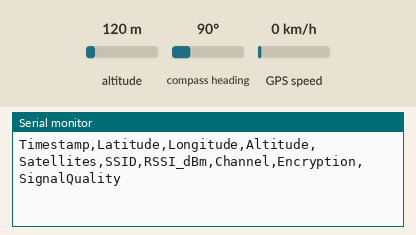
Bench run of a sketch on a simulated ESP32-C6. Shown: the last lines printed to the serial monitor. The inputs (shaded band) are chosen by the test bench; at power-on: altitude 120 m, compass heading 90°, GPS speed 0 km/h. A WiFi scan finds three made-up networks; the GPS gets a fix after 3 s at 37.7749, -122.4194 with 8 satellites.

Above: at 1.3 s.
1.4 s: altitude set to 20 m
At 3.1 s:
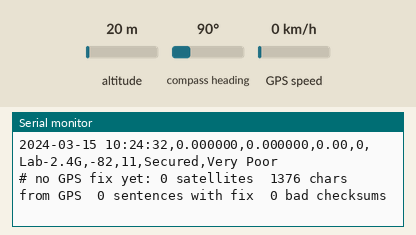
3.6 s: altitude set to 250 m
At 5.2 s:
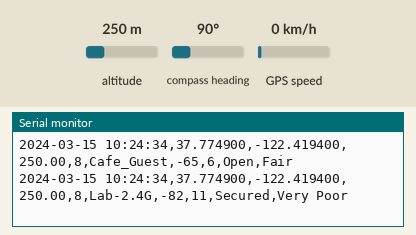

Measured:
- after the input at 1.4 s, the serial monitor: prints a new line after 0.73 s (image 1)
- after the input at 3.6 s, the serial monitor: prints a new line after 0.54 s (image 2)

The sketch:

wifi_gps_logger.ino
```cpp
/*
 * wifi_gps_logger.ino - board side of the WiFi strength mapper.
 *
 * Seeed XIAO ESP32-C6 + NEO-6M-compatible GPS on Serial1 (D7 = RX, D6 = TX).
 * Scans WiFi continuously and prints one CSV line per (scan, network) pair
 * over USB at 115200, in the format documented in ../README.md:
 *
 *   Timestamp,Latitude,Longitude,Altitude,Satellites,SSID,RSSI_dBm,Channel,Encryption,SignalQuality
 *
 * Without a GPS fix the coordinates are 0.000000,0.000000 - wifi_mapper.py
 * drops those rows. Status lines start with '#' and contain no commas, so the
 * logger's 10-field check ignores them.
 *
 * Needs the TinyGPSPlus library (Mikal Hart), which also parses the $GN...
 * sentences that multi-constellation modules send instead of $GP....
 */

#include <WiFi.h>
#include <TinyGPS++.h>

static const uint32_t USB_BAUD = 115200;
static const uint32_t GPS_BAUD = 9600;

// The module sends a fix every 1-2 s; anything older means the fix was lost.
static const uint32_t FIX_MAX_AGE_MS = 5000;

TinyGPSPlus gps;

void feedGps() {
  while (Serial1.available()) {
    gps.encode(Serial1.read());
  }
}

bool hasFreshFix() {
  return gps.location.isValid() && gps.location.age() < FIX_MAX_AGE_MS;
}

// Bands must match the RSSI colour bands the viewer uses (see ../README.md).
const char *signalQuality(int rssi) {
  if (rssi >= -50) return "Excellent";
  if (rssi >= -60) return "Good";
  if (rssi >= -70) return "Fair";
  if (rssi >= -80) return "Weak";
  return "Very Poor";
}

void printScanResults(int count) {
  char timestamp[20];
  if (gps.date.isValid() && gps.time.isValid() && gps.date.year() > 2000) {
    snprintf(timestamp, sizeof(timestamp), "%04d-%02d-%02d %02d:%02d:%02d",
             gps.date.year(), gps.date.month(), gps.date.day(),
             gps.time.hour(), gps.time.minute(), gps.time.second());
  } else {
    strcpy(timestamp, "0000-00-00 00:00:00");
  }

  bool fix = hasFreshFix();
  double lat = fix ? gps.location.lat() : 0.0;
  double lon = fix ? gps.location.lng() : 0.0;
  double alt = (fix && gps.altitude.isValid()) ? gps.altitude.meters() : 0.0;
  int sats = gps.satellites.isValid() ? (int)gps.satellites.value() : 0;

  // Strongest first, so a glance at the serial monitor shows the nearby APs.
  int order[count];
  for (int i = 0; i < count; i++) order[i] = i;
  for (int i = 1; i < count; i++) {
    int key = order[i], j = i - 1;
    while (j >= 0 && WiFi.RSSI(order[j]) < WiFi.RSSI(key)) {
      order[j + 1] = order[j];
      j--;
    }
    order[j + 1] = key;
  }

  for (int k = 0; k < count; k++) {
    int i = order[k];
    String ssid = WiFi.SSID(i);
    if (ssid.length() == 0) continue;
    int rssi = WiFi.RSSI(i);
    Serial.printf("%s,%.6f,%.6f,%.2f,%d,%s,%d,%d,%s,%s\n",
                  timestamp, lat, lon, alt, sats, ssid.c_str(), rssi,
                  (int)WiFi.channel(i),
                  WiFi.encryptionType(i) == WIFI_AUTH_OPEN ? "Open" : "Secured",
                  signalQuality(rssi));
    feedGps();
  }

  if (!fix) {
    Serial.printf("# no GPS fix yet: %d satellites  %lu chars from GPS  %lu sentences with fix  %lu bad checksums\n",
                  sats, (unsigned long)gps.charsProcessed(),
                  (unsigned long)gps.sentencesWithFix(), (unsigned long)gps.failedChecksum());
    if (gps.charsProcessed() < 10) {
      Serial.println("# no data from the GPS at all - check GPS TX is wired to D7");
    }
  }
}

void startScan() {
  // Async, so loop() keeps reading the GPS while the radio hops channels.
  if (WiFi.scanNetworks(true, false) == WIFI_SCAN_FAILED) {
    delay(200);
  }
}

void setup() {
  Serial.begin(USB_BAUD);

  // A scan takes a few seconds; at 9600 baud the default 256-byte buffer
  // would overflow and corrupt sentences if it were ever read late.
  Serial1.setRxBufferSize(2048);
  Serial1.begin(GPS_BAUD, SERIAL_8N1, D7, D6);

  WiFi.mode(WIFI_STA);
  WiFi.disconnect();
  delay(100);

  Serial.println("Timestamp,Latitude,Longitude,Altitude,Satellites,SSID,RSSI_dBm,Channel,Encryption,SignalQuality");
  startScan();
}

void loop() {
  feedGps();

  int16_t result = WiFi.scanComplete();
  if (result == WIFI_SCAN_RUNNING) return;

  if (result >= 0) {
    printScanResults(result);
    WiFi.scanDelete();
  }
  startScan();
}
```
